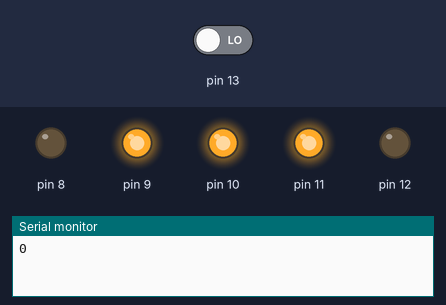
The sketch below on a simulated Arduino Uno, built with avr-gcc and run on an emulated ATmega328P. On the bench: output pins drawn as LEDs (lit = HIGH), the last lines printed to the serial monitor. Dashed ring = blinking. The test bench sets the inputs (shaded band); at power-on: pin 13 LOW.

Above: at 9.1 s.
18.1 s: pin 13 driven HIGH
At 20.2 s:
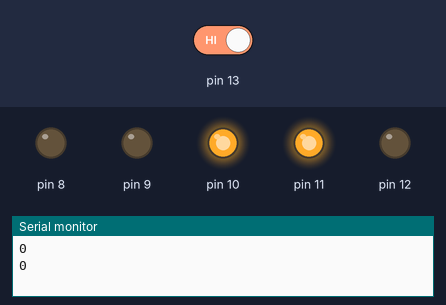
At 27.5 s:
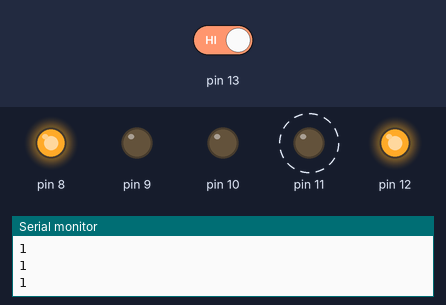
28.5 s: pin 13 driven LOW
At 29.3 s:
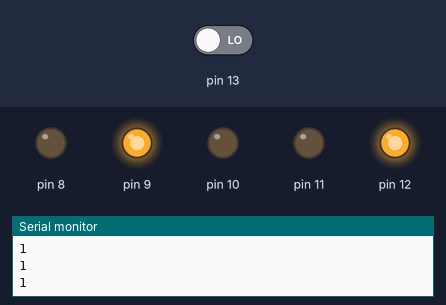
Timing chart, 0 to 43.5 s (numbered marks = the images above; inputs shaded):
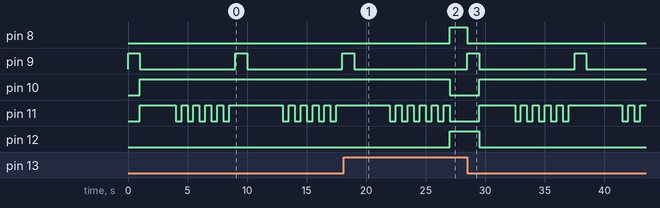

The sketch:

Trafficlights.ino
```cpp
int time = 1000;

void setup() {
 /* for(int i=9; i<13; i++){
    pinMode(i, OUTPUT);
  }*/
    Serial.begin(9600);

    pinMode(8, OUTPUT);
    pinMode(9, OUTPUT);
    pinMode(10, OUTPUT);
    pinMode(11, OUTPUT);
    pinMode(12, OUTPUT);

}

void loop() {
  int sw = digitalRead(13);

  if(sw == 1) {
    digitalWrite(12, HIGH);
    digitalWrite(8, HIGH);
    digitalWrite(11, LOW);
    digitalWrite(10, LOW);
    digitalWrite(9, LOW);
    }

   else if(sw == 0) {
      digitalWrite(8, LOW);
      digitalWrite(9, HIGH);
      delay(time);
      digitalWrite(9, LOW);
      digitalWrite(10, HIGH);
      digitalWrite(12, LOW);
      digitalWrite(11, HIGH);
      delay(time*3);
      for(int i=0; i<5; i++){
        digitalWrite(11, LOW);
        delay(time/2);
        digitalWrite(11,HIGH);
        delay(time/2);
      }
    }
    Serial.println(sw);
}


// for(int i=8; i<13; i++) digitalWrite(i, LOW);
```

Measured:
- after the input at 18.1 s, pin 8, pin 12: LOW → HIGH after 8.9 s; pin 9: goes on until 19.0 s, then stays LOW; pin 10: HIGH → LOW after 8.9 s
- after the input at 28.5 s, pin 8: HIGH → LOW at once; pin 9: alternates HIGH for 1.0 s and LOW for 8.0 s, starting at once; pin 10: LOW → HIGH after 1.0 s; pin 11: LOW → HIGH after 1.0 s, → LOW 3.0 s later, → HIGH 0.50 s later, → LOW 0.50 s later, … (15 changes in this stretch); pin 12: HIGH → LOW after 1.0 s
- by itself, pin 9: alternates HIGH for 1.0 s and LOW for 8.0 s
